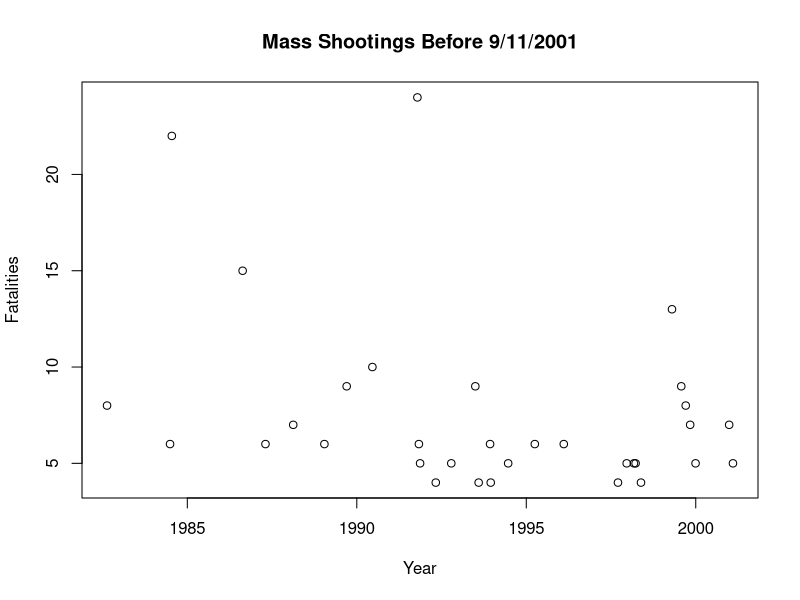
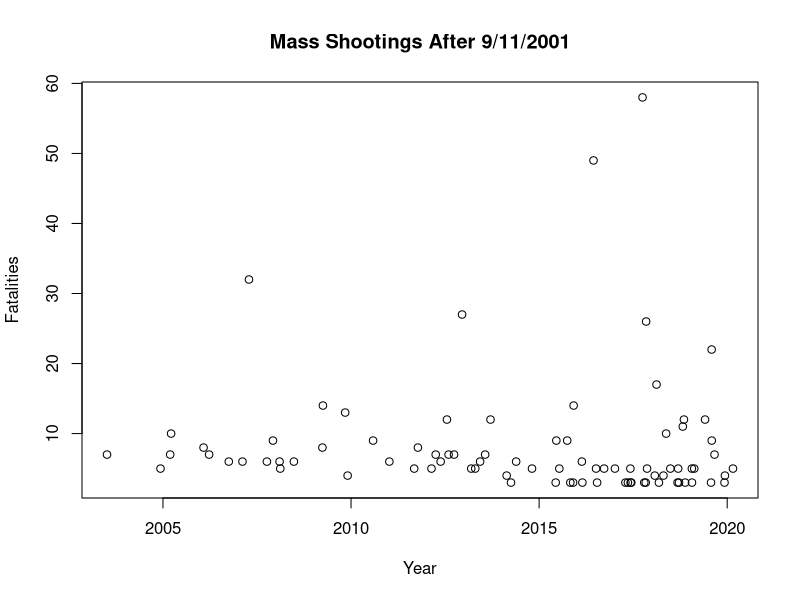
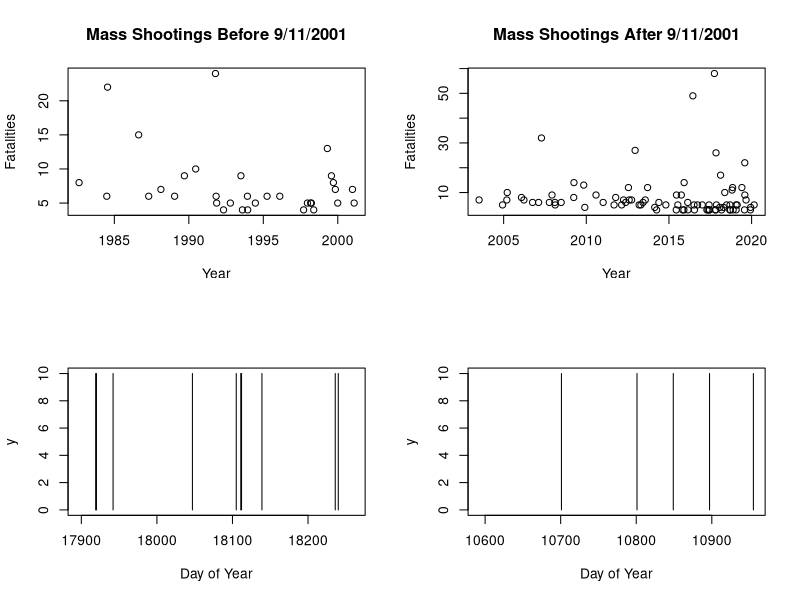
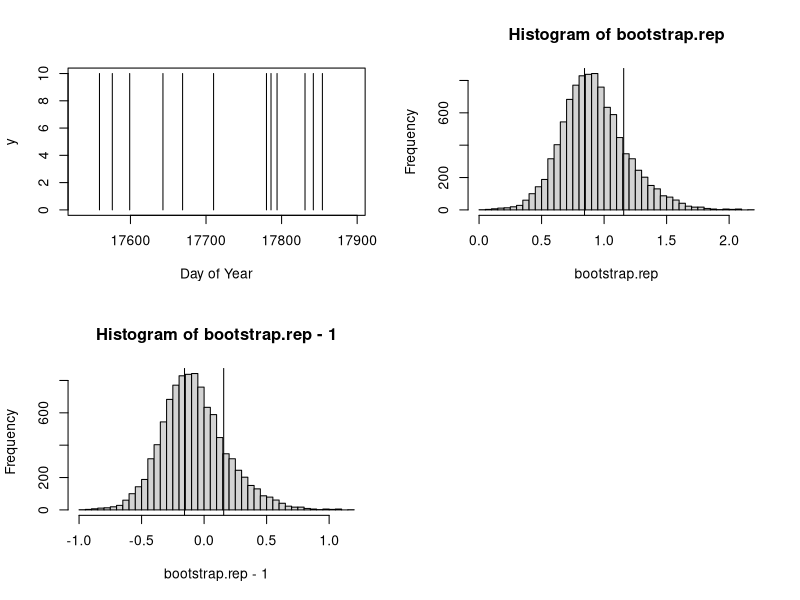

Recreate these plots in R, in order.
## ---- chunk 1
shootings.dataset<-read.csv("data.csv") #importing the dataset 
shootings.dataset
## ---- chunk 2
# install.packages('dplyr') # this package contains the mutate function which we used below 

library(dplyr)

shootings.dataset <- mutate(shootings.dataset, date= as.Date(date, format = "%m/%d/%Y"))
shootings.dataset$date # converting the dates in the data set to actual dates in R
## ---- chunk 3
a <- shootings.dataset[86:118, 3]

b <- shootings.dataset[86:118, 5]

plot(a, b, main = "Mass Shootings Before 9/11/2001",xlab = "Year", ylab = "Fatalities")
## ---- chunk 4
x <- shootings.dataset[1:85, 3]

y <- shootings.dataset[1:85, 5]

plot(x, y,main = "Mass Shootings After 9/11/2001", xlab = "Year", ylab = "Fatalities")
## ---- chunk 5
par(mfrow=c(2,2))
plot(a, b, main = "Mass Shootings Before 9/11/2001",xlab = "Year", ylab = "Fatalities")
plot(x, y,main = "Mass Shootings After 9/11/2001", xlab = "Year", ylab = "Fatalities")
## ---- chunk 6
from.date <- as.Date('2019-01-01', format = "%Y-%m-%d")
to.date <- as.Date('2019-12-31', format = "%Y-%m-%d")

plot(NA, xlim=c(from.date, to.date), ylim=c(0,10), xlab="Day of Year", ylab="y")

segments(shootings.dataset$date, 0, y1=10)
## ---- chunk 7
from.date.1 <- as.Date('1999-01-01', format = "%Y-%m-%d")
to.date.1 <- as.Date('1999-12-31', format = "%Y-%m-%d")

plot(NA, xlim=c(from.date.1, to.date.1), ylim=c(0,10), xlab="Day of Year", ylab="y")

segments(shootings.dataset$date, 0, y1=10)
## ---- chunk 8
from.date.2 <- as.Date('2018-01-01', format = "%Y-%m-%d")
to.date.2 <- as.Date('2018-12-31', format = "%Y-%m-%d")

plot(NA, xlim=c(from.date.2, to.date.2), ylim=c(0,10), xlab="Day of Year", ylab="y")

segments(shootings.dataset$date, 0, y1=10)
## ---- chunk 9
tau.2019 <- as.numeric(-diff(shootings.dataset$date[2:11])) #Calculating the time between two successive mass shootings in the year 2019

tau.sd<- sd(tau.2019) 
tau.mean <- mean(tau.2019)

coef.variation <- tau.sd/tau.mean # Calculating the coefficient of variation for 2019

coef.variation-1
## ---- chunk 10
bootstrap.coef.var <- function(days, shootings){
  boot.coef <- rbinom(days, 1, shootings/days)

  if((length(which(boot.coef == 1)) == 0) || (length(which(boot.coef == 1)) == 1) || (length(which(boot.coef == 1)) == 2)){
    return(NA)
  } else {
  tau.boot <- diff(which(boot.coef == 1))-1

  tau.boot.sd <- sd(tau.boot)
  tau.boot.mean <- mean(tau.boot)
  tau.boot.variation <- (tau.boot.sd/tau.boot.mean)
  
  return(tau.boot.variation)
  }
}

bootstrap.rep <- replicate(10000, bootstrap.coef.var(365, 10))

hist(bootstrap.rep, breaks="FD")
abline(v=coef.variation)
abline(v=2-coef.variation)
## ---- chunk 11
hist(bootstrap.rep-1, breaks="FD")
abline(v=coef.variation-1)
abline(v=-coef.variation+1)
## ---- chunk 12
right.tail <- bootstrap.rep-1 >= coef.variation-1 # true=values to the right of the hist 
## ---- chunk 13
left.tail <- bootstrap.rep-1 <= -coef.variation+1 # true=values to the left of the hist 
## ---- chunk 14
right.tail | left.tail # TRUE where they're in the right tail OR left tail 
## ---- chunk 15
(sum(right.tail | left.tail, na.rm=TRUE))/sum(!is.na(bootstrap.rep)) #p value 
